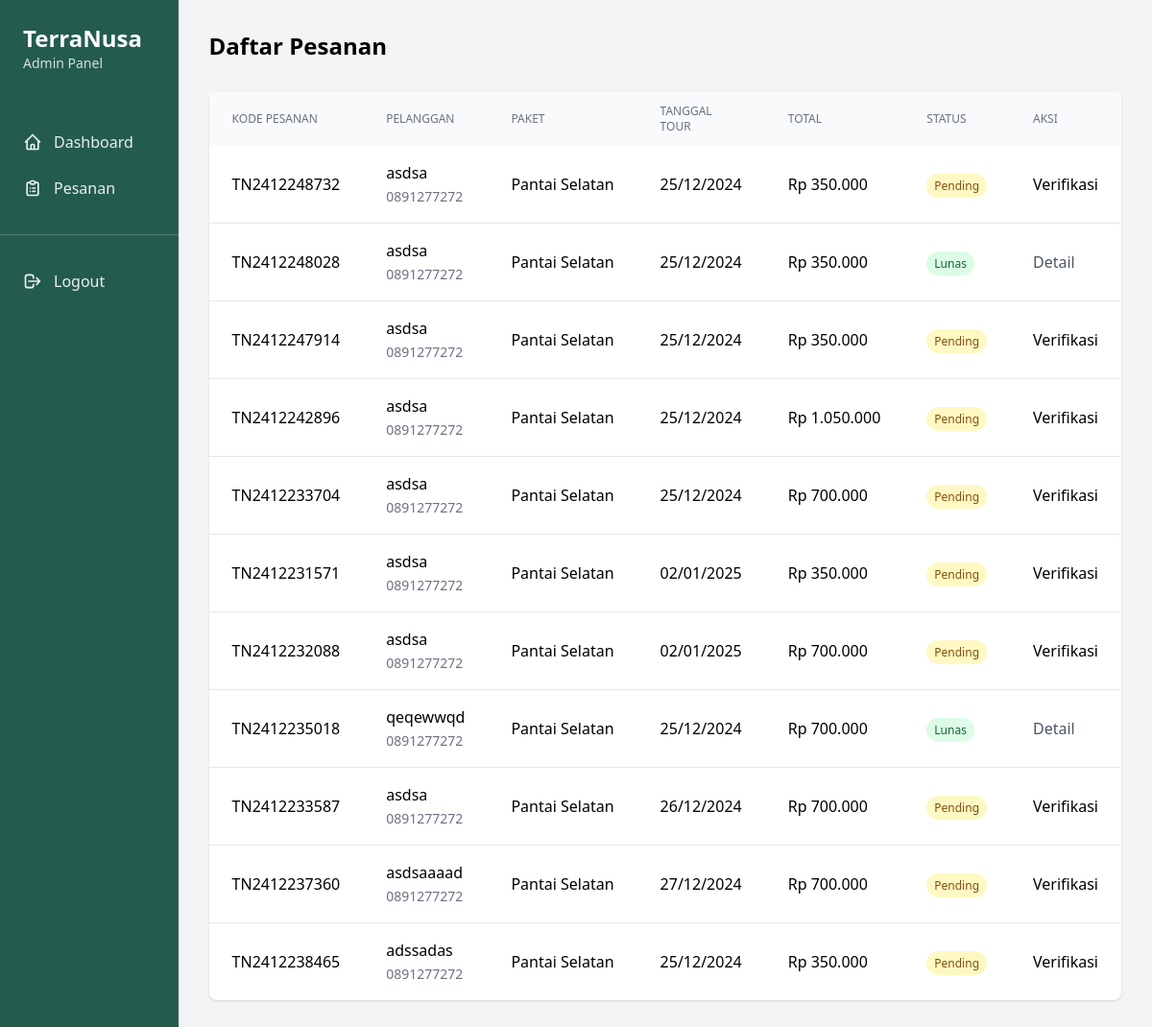
The page /admin/orders/orders.php (signed in) on the database its author committed.
### tables this page shows
CREATE TABLE `orders` (
  `id` int(11) NOT NULL,
  `order_code` varchar(20) DEFAULT NULL,
  `package_id` int(11) DEFAULT NULL,
  `customer_name` varchar(100) DEFAULT NULL,
  `customer_phone` varchar(20) DEFAULT NULL,
  `tour_date` date DEFAULT NULL,
  `participant_count` int(11) DEFAULT NULL,
  `total_amount` decimal(10,2) DEFAULT NULL,
  `payment_status` enum('pending','paid','cancelled') DEFAULT 'pending',
  `created_at` timestamp NOT NULL DEFAULT current_timestamp()
);

CREATE TABLE `packagess` (
  `id` int(11) NOT NULL,
  `name` varchar(255) NOT NULL,
  `description` text DEFAULT NULL,
  `duration` varchar(50) DEFAULT NULL,
  `price` decimal(10,2) DEFAULT NULL,
  `image_url` varchar(255) DEFAULT NULL,
  `created_at` timestamp NOT NULL DEFAULT current_timestamp()
);

### admin/orders/orders.php (the view, shortened to what this page needs)
<?php
require_once '../includes/db.php';
$orders = $conn->query("
    SELECT o.*, p.name as packagess
    FROM orders o
    JOIN packagess p ON o.package_id = p.id
    ORDER BY o.created_at DESC
")->fetch_all(MYSQLI_ASSOC);
?>
<!DOCTYPE html>
<html lang="id">
<head>
    <script src="https://cdn.tailwindcss.com"></script>
</head>
<body class="bg-gray-100">
    <div class="flex">
        <?php include '../includes/sidebar.php'; ?>
        <div class="flex-1 p-8">
            <div class="mb-8">
                <h1 class="text-2xl font-bold">Daftar Pesanan</h1>
            </div>
            <div class="bg-white rounded-lg shadow">
                <div class="overflow-x-auto">
                    <table class="w-full">
                        <thead class="bg-gray-50">
                            <tr>
                                <th class="px-6 py-3 text-left text-xs font-medium text-gray-500 uppercase">
                                    Kode Pesanan
                                </th>
                                <th class="px-6 py-3 text-left text-xs font-medium text-gray-500 uppercase">
                                    Pelanggan
                                </th>
                                <th class="px-6 py-3 text-left text-xs font-medium text-gray-500 uppercase">
                                    Paket
                                </th>
                                <th class="px-6 py-3 text-left text-xs font-medium text-gray-500 uppercase">
                                    Tanggal Tour
                                </th>
                                <th class="px-6 py-3 text-left text-xs font-medium text-gray-500 uppercase">
                                    Total
                                </th>
                                <th class="px-6 py-3 text-left text-xs font-medium text-gray-500 uppercase">
                                    Status
                                </th>
                                <th class="px-6 py-3 text-left text-xs font-medium text-gray-500 uppercase">
                                    Aksi
                                </th>
                            </tr>
                        </thead>
                        <tbody class="divide-y divide-gray-200">
                            <?php foreach ($orders as $order): ?>
                            <tr>
                                <td class="px-6 py-4 whitespace-nowrap">
                                    <?php echo $order['order_code']; ?>
                                </td>
                                <td class="px-6 py-4 whitespace-nowrap">
                                    <?php echo $order['customer_name']; ?><br>
                                    <span class="text-sm text-gray-500"><?php echo $order['customer_phone']; ?></span>
                                </td>
                                <td class="px-6 py-4 whitespace-nowrap">
                                    <?php echo $order['packagess']; ?>
                                </td>
                                <td class="px-6 py-4 whitespace-nowrap">
                                    <?php echo date('d/m/Y', strtotime($order['tour_date'])); ?>
                                </td>
                                <td class="px-6 py-4 whitespace-nowrap">
                                    Rp <?php echo number_format($order['total_amount'], 0, ',', '.'); ?>
                                </td>
                                <td class="px-6 py-4 whitespace-nowrap">
                                    <?php if ($order['payment_status'] === 'pending'): ?>
                                        <span class="px-2 py-1 text-xs rounded-full bg-yellow-100 text-yellow-800">
                                            Pending
                                        </span>
                                    <?php else: ?>
                                        <span class="px-2 py-1 text-xs rounded-full bg-green-100 text-green-800">
                                            Lunas
                                        </span>
                                    <?php endif; ?>
                                </td>
                                <td class="px-6 py-4 whitespace-nowrap">
                                    <?php if ($order['payment_status'] === 'pending'): ?>
                                        <a href="verify-order.php?id=<?php echo $order['id']; ?>"
                                           class="text-primary hover:text-primary/80">
                                            Verifikasi
                                        </a>
                                    <?php else: ?>
                                        <a href="view-order.php?id=<?php echo $order['id']; ?>"
                                           class="text-gray-600 hover:text-gray-800">
                                            Detail
                                        </a>
                                    <?php endif; ?>
                                </td>
                            </tr>
                            <?php endforeach; ?>
                        </tbody>
                    </table>
                </div>
            </div>
        </div>
    </div>
</body>
</html>

### rows shown on the page
orders: order_code "TN2412248732", customer_name "asdsa", customer_phone "0891277272", packagess.name "Pantai Selatan", tour_date "25/12/2024", total_amount "350.000", payment_status "Pending"
orders: order_code "TN2412248028", customer_name "asdsa", customer_phone "0891277272", packagess.name "Pantai Selatan", tour_date "25/12/2024", total_amount "350.000", payment_status "Lunas"
orders: order_code "TN2412247914", customer_name "asdsa", customer_phone "0891277272", packagess.name "Pantai Selatan", tour_date "25/12/2024", total_amount "350.000", payment_status "Pending"
orders: order_code "TN2412242896", customer_name "asdsa", customer_phone "0891277272", packagess.name "Pantai Selatan", tour_date "25/12/2024", total_amount "1.050.000", payment_status "Pending"
orders: order_code "TN2412233704", customer_name "asdsa", customer_phone "0891277272", packagess.name "Pantai Selatan", tour_date "25/12/2024", total_amount "700.000", payment_status "Pending"
orders: order_code "TN2412231571", customer_name "asdsa", customer_phone "0891277272", packagess.name "Pantai Selatan", tour_date "02/01/2025", total_amount "350.000", payment_status "Pending"
orders: order_code "TN2412232088", customer_name "asdsa", customer_phone "0891277272", packagess.name "Pantai Selatan", tour_date "02/01/2025", total_amount "700.000", payment_status "Pending"
orders: order_code "TN2412235018", customer_name "qeqewwqd", customer_phone "0891277272", packagess.name "Pantai Selatan", tour_date "25/12/2024", total_amount "700.000", payment_status "Lunas"
orders: order_code "TN2412233587", customer_name "asdsa", customer_phone "0891277272", packagess.name "Pantai Selatan", tour_date "26/12/2024", total_amount "700.000", payment_status "Pending"
orders: order_code "TN2412237360", customer_name "asdsaaaad", customer_phone "0891277272", packagess.name "Pantai Selatan", tour_date "27/12/2024", total_amount "700.000", payment_status "Pending"
orders: order_code "TN2412238465", customer_name "adssadas", customer_phone "0891277272", packagess.name "Pantai Selatan", tour_date "25/12/2024", total_amount "350.000", payment_status "Pending"
